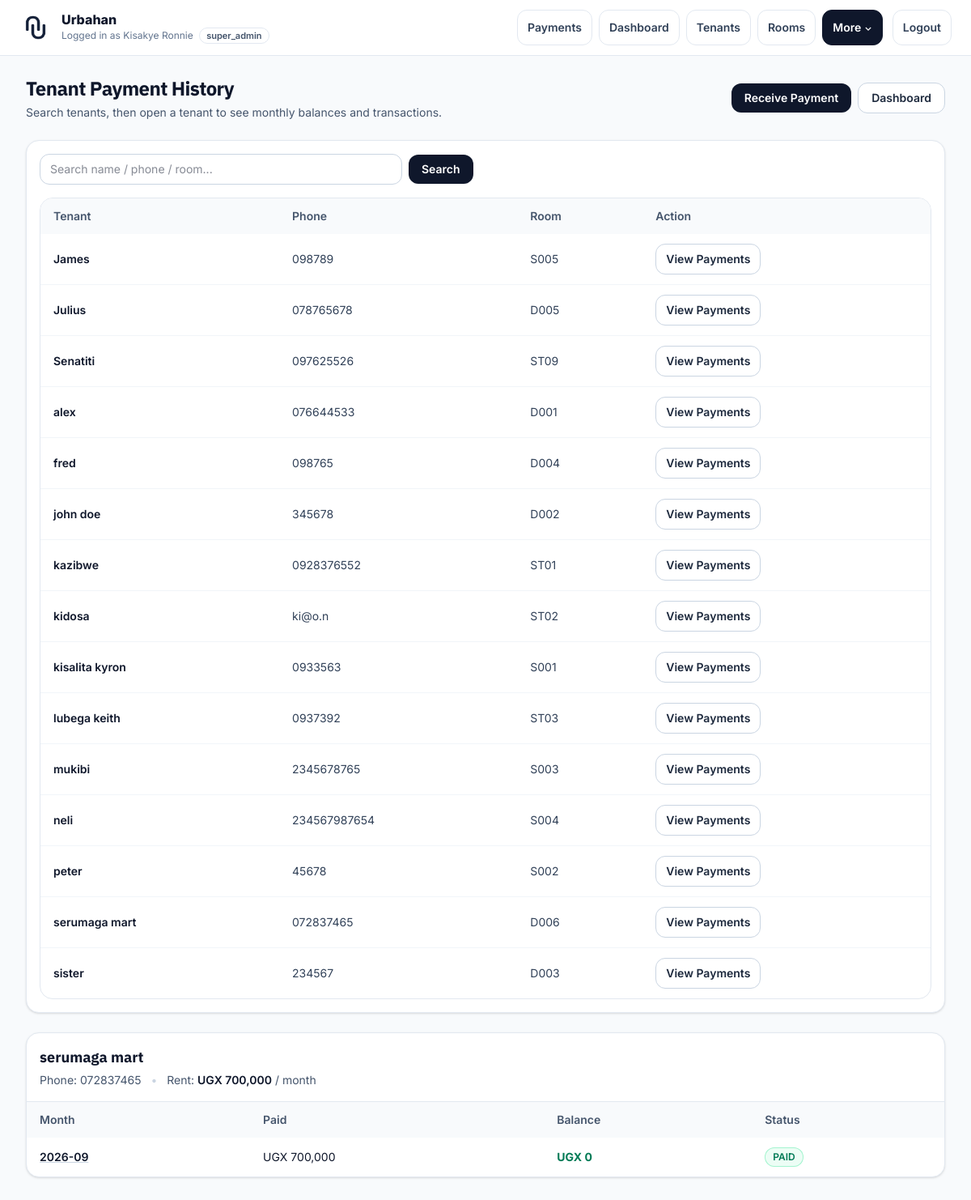
Screenshot of /public/tenant_payments.php?tenant_id=14 (signed in) with the database file from the repository.
### tables this page shows
CREATE TABLE "tenants" (
    id INTEGER PRIMARY KEY AUTOINCREMENT,

    admin_id INTEGER NOT NULL,
    room_id INTEGER,

    full_name TEXT NOT NULL,
    phone TEXT,
    email TEXT,

    move_in_date DATE,
    exit_date DATE,

    status TEXT DEFAULT 'active',

    rent_due_date DATE,
    rent_due_day INTEGER,
    monthly_rent REAL,

    created_at DATETIME,
    updated_at DATETIME
, account_status VARCHAR(20) DEFAULT 'password_reset_required', login_attempts INTEGER DEFAULT 0, locked_until DATETIME DEFAULT NULL, last_login DATETIME DEFAULT NULL, session_token VARCHAR(64) DEFAULT NULL, password_hash VARCHAR(255) DEFAULT NULL, must_change_password INTEGER DEFAULT 1);

CREATE TABLE rooms (
            id INTEGER PRIMARY KEY AUTOINCREMENT,
            room_number TEXT NOT NULL,
            room_type_id INTEGER NOT NULL,
            status TEXT DEFAULT 'free',
            monthly_rent INTEGER DEFAULT 0,
            admin_id INTEGER NOT NULL, notes TEXT,
            FOREIGN KEY (room_type_id) REFERENCES room_types(id)
                ON DELETE RESTRICT
                ON UPDATE CASCADE
        );

### core/helpers.php (called while the page is built, shortened)
<?php
if (!function_exists('e')) {
    function e($v): string
    {
        return htmlspecialchars((string)($v ?? ''), ENT_QUOTES | ENT_SUBSTITUTE, 'UTF-8');
    }
}
?>

### public/tenant_payments.php (the view, shortened to what this page needs)
<?php
require_once __DIR__ . '/../core/bootstrap.php';
$adminId  = (int)($_SESSION['admin_id'] ?? 0);
$tenantId = (int)($_GET['tenant_id'] ?? 0);
$q        = trim((string)($_GET['q'] ?? ''));
$month    = trim((string)($_GET['month'] ?? ''));
$sql = "
    SELECT
        t.id,
        t.full_name,
        t.phone,
        r.room_number
    FROM tenants t
    LEFT JOIN rooms r ON t.room_id = r.id
    WHERE t.admin_id = ?
";
$params = [$adminId];
$sql .= " ORDER BY t.full_name LIMIT 20";
$stmt = $pdo->prepare($sql);
$stmt->execute($params);
$tenantList = $stmt->fetchAll(PDO::FETCH_ASSOC) ?: [];
$tenant = null;
$rent   = 0.0;
$months = [];
if ($tenantId > 0) {
    $stmt = $pdo->prepare("
        SELECT
            t.full_name,
            t.phone,
            COALESCE(r.monthly_rent, rt.default_monthly_rent, 0) AS rent
        FROM tenants t
        LEFT JOIN rooms r ON t.room_id = r.id
        LEFT JOIN room_types rt ON r.room_type_id = rt.id
        WHERE t.id = ?
          AND t.admin_id = ?
        LIMIT 1
    ");
    $stmt->execute([$tenantId, $adminId]);
    $tenant = $stmt->fetch(PDO::FETCH_ASSOC) ?: null;
    if ($tenant) {
        $rent = (float)$tenant['rent'];
        $stmt = $pdo->prepare("
            SELECT
                payment_month,
                SUM(amount) AS total_paid
            FROM payments
            WHERE tenant_id = ?
              AND admin_id  = ?
            GROUP BY payment_month
            ORDER BY payment_month DESC
        ");
        $stmt->execute([$tenantId, $adminId]);
        $months = $stmt->fetchAll(PDO::FETCH_ASSOC) ?: [];
    }
}
function money($v): string { return number_format((float)$v, 0); }
function chip(string $label, string $tone): string
{
    $map = [
        'slate' => 'bg-slate-100 text-slate-700 ring-slate-200',
        'green' => 'bg-emerald-50 text-emerald-700 ring-emerald-200',
        'amber' => 'bg-amber-50 text-amber-700 ring-amber-200',
        'red'   => 'bg-red-50 text-red-700 ring-red-200',
        'blue'  => 'bg-sky-50 text-sky-700 ring-sky-200',
    ];
    $cls = $map[$tone] ?? $map['slate'];
    return '<span class="inline-flex items-center rounded-full px-2.5 py-1 text-xs font-semibold ring-1 ring-inset '.$cls.'">'.e($label).'</span>';
}
?>
<!doctype html>
<html lang="en">
<head>
  <link rel="stylesheet" href="assets/css/tailwind.css">
</head>
<body class="min-h-screen bg-slate-50 text-slate-900">
  <?php
  $navPath = __DIR__ . '/partials/navbar.php';
  if (is_file($navPath)) require $navPath;
  ?>
  <main class="mx-auto max-w-7xl px-4 sm:px-6 lg:px-8 py-6">
    <div class="mb-6 flex flex-col gap-3 sm:flex-row sm:items-center sm:justify-between">
      <div>
        <h1 class="text-2xl font-bold tracking-tight font-alt">Tenant Payment History</h1>
        <p class="mt-1 text-sm text-slate-600">
          Search tenants, then open a tenant to see monthly balances and transactions.
        </p>
      </div>
      <div class="flex items-center gap-2">
        <a href="payments.php" class="inline-flex items-center rounded-xl bg-slate-900 px-4 py-2 text-sm font-semibold text-white hover:bg-slate-800">Receive Payment</a>
        <a href="dashboard.php" class="inline-flex items-center rounded-xl border border-slate-300 bg-white px-4 py-2 text-sm font-semibold text-slate-800 hover:bg-slate-50">Dashboard</a>
      </div>
    </div>
    <div class="rounded-2xl border border-slate-200 bg-white p-4 shadow-sm mb-6">
      <form method="get" class="flex flex-col gap-2 sm:flex-row sm:items-center">
        <input name="q" value="<?= e($q) ?>" placeholder="Search name / phone / room..." class="w-full sm:max-w-md rounded-xl border border-slate-300 bg-white px-3 py-2 text-sm outline-none focus:border-slate-400" />
        <button class="inline-flex items-center justify-center rounded-xl bg-slate-900 px-4 py-2 text-sm font-semibold text-white hover:bg-slate-800">Search</button>
      </form>
      <div class="mt-4 overflow-hidden rounded-2xl border border-slate-200">
        <div class="overflow-x-auto">
          <table class="min-w-full text-sm">
            <thead class="bg-slate-50 text-slate-600">
              <tr>
                <th class="px-4 py-3 text-left font-semibold">Tenant</th>
                <th class="px-4 py-3 text-left font-semibold">Phone</th>
                <th class="px-4 py-3 text-left font-semibold">Room</th>
                <th class="px-4 py-3 text-left font-semibold">Action</th>
              </tr>
            </thead>
            <tbody class="divide-y divide-slate-100">
              <?php foreach ($tenantList as $t): ?>
                <tr class="hover:bg-slate-50 scroll-target" id="tenant-row-<?= (int)$t['id'] ?>">
                  <td class="px-4 py-3 font-semibold"><?= e($t['full_name'] ?? '') ?></td>
                  <td class="px-4 py-3 text-slate-700"><?= e($t['phone'] ?? '') ?></td>
                  <td class="px-4 py-3 text-slate-700"><?= e($t['room_number'] ?? '—') ?></td>
                  <td class="px-4 py-3">
                    <a href="?tenant_id=<?= (int)$t['id'] ?>&q=<?= urlencode($q) ?>#tenant-row-<?= (int)$t['id'] ?>" class="inline-flex items-center rounded-xl border border-slate-300 bg-white px-3 py-2 text-sm font-semibold text-slate-800 hover:bg-slate-50">View Payments</a>
                  </td>
                </tr>
              <?php endforeach; ?>
            </tbody>
          </table>
        </div>
      </div>
    </div>
    <?php if ($tenant): ?>
      <div class="rounded-2xl border border-slate-200 bg-white shadow-sm overflow-hidden mb-6">
        <div class="px-4 py-4 border-b border-slate-200 flex flex-col gap-2 sm:flex-row sm:items-center sm:justify-between">
          <div>
            <h2 class="text-lg font-bold font-alt"><?= e($tenant['full_name'] ?? '') ?></h2>
            <div class="mt-1 text-sm text-slate-600">
              Phone: <?= e($tenant['phone'] ?? '') ?>
              <span class="mx-2 text-slate-300">•</span>
              Rent: <span class="font-semibold text-slate-900">UGX <?= e(money($rent)) ?></span> / month
            </div>
          </div>
        </div>
        <div class="overflow-x-auto">
          <table class="min-w-full text-sm">
            <thead class="bg-slate-50 text-slate-600">
              <tr>
                <th class="px-4 py-3 text-left font-semibold">Month</th>
                <th class="px-4 py-3 text-left font-semibold">Paid</th>
                <th class="px-4 py-3 text-left font-semibold">Balance</th>
                <th class="px-4 py-3 text-left font-semibold">Status</th>
              </tr>
            </thead>
            <tbody class="divide-y divide-slate-100">
              <?php foreach ($months as $m): ?>
                <?php
                  $paid = (float)($m['total_paid'] ?? 0);
                  $balance = max(0, $rent - $paid);
                  if ($balance <= 0.00001) {
                      $status = chip('PAID', 'green');
                  } elseif ($paid > 0) {
                      $status = chip('PARTIAL', 'amber');
                  } else {
                      $status = chip('UNPAID', 'red');
                  }
                  $mth = (string)($m['payment_month'] ?? '');
                  $isActiveMonth = ($mth !== '' && $mth === $month);
                ?>
                <tr class="<?= $isActiveMonth ? 'bg-sky-50/60' : 'hover:bg-slate-50' ?>">
                  <td class="px-4 py-3 font-semibold">
                    <a class="underline decoration-slate-300 hover:decoration-slate-500" href="?tenant_id=<?= (int)$tenantId ?>&month=<?= e($mth) ?>&q=<?= urlencode($q) ?>">
                      <?= e($mth) ?>
                    </a>
                  </td>
                  <td class="px-4 py-3">UGX <?= e(money($paid)) ?></td>
                  <td class="px-4 py-3 font-bold <?= $balance > 0 ? 'text-red-700' : 'text-emerald-700' ?>">UGX <?= e(money($balance)) ?></td>
                  <td class="px-4 py-3"><?= $status ?></td>
                </tr>
              <?php endforeach; ?>
            </tbody>
          </table>
        </div>
      </div>
    <?php endif; ?>
  </main>
</body>
</html>

### public/tenant_payments.php (style rules this page uses)
.scroll-target { scroll-margin-top: 120px; }

### rows the page displays
tenants: full_name "James", phone "098789", room.room_number "S005"
tenants: full_name "Julius", phone "078765678", room.room_number "D005"
tenants: full_name "Senatiti", phone "097625526", room.room_number "ST09"
tenants: full_name "alex", phone "076644533", room.room_number "D001"
tenants: full_name "fred", phone "098765", room.room_number "D004"
tenants: full_name "john doe", phone "345678", room.room_number "D002"
tenants: full_name "kazibwe", phone "0928376552", room.room_number "ST01"
tenants: full_name "kidosa", phone "ki@o.n", room.room_number "ST02"
tenants: full_name "kisalita kyron", phone "0933563", room.room_number "S001"
tenants: full_name "lubega keith", phone "0937392", room.room_number "ST03"
tenants: full_name "mukibi", phone "2345678765", room.room_number "S003"
tenants: full_name "neli", phone "234567987654", room.room_number "S004"
tenants: full_name "peter", phone "45678", room.room_number "S002"
tenants: full_name "serumaga mart", phone "072837465", room.room_number "D006"
tenants: full_name "sister", phone "234567", room.room_number "D003"

### other values shown
$_SESSION['admin']['name'] "Kisakye Ronnie"
current_admin_role() "super_admin"
$label "Payments Dashboard Tenants Rooms"
money($rent) "700,000"
$mth "2026-09"
money($paid) "700,000"
money($balance) "0"
